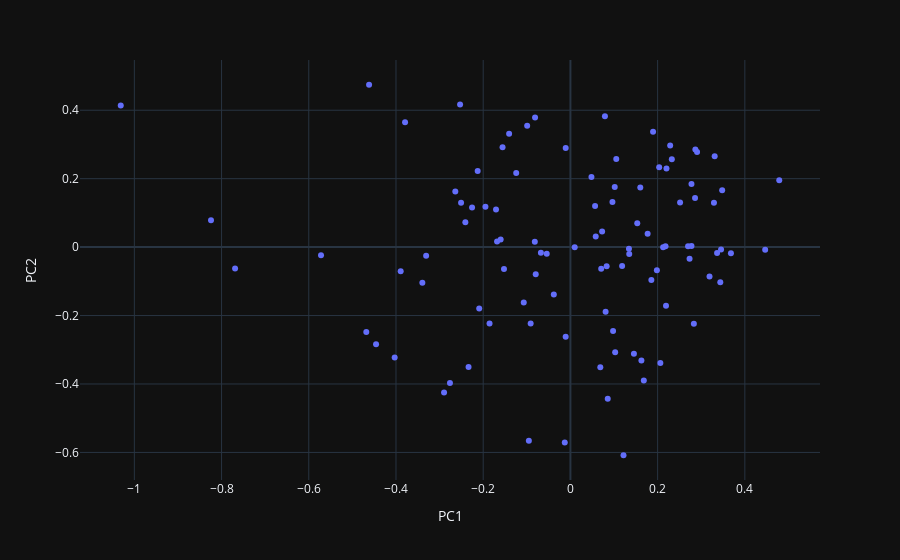

This figure's notebook cell:
### Code cell
fig = px.scatter(pca_df, x='PC1', y='PC2')

fig.update_traces(
    text=names,
    hovertemplate='%{text}',
    mode='markers'
)

fig.show()

### Figure 1 — Plotly figure (JSON) as saved in the notebook; plotly's stock layout.template omitted (floating-point values rounded to 4 significant figures)
{"data": [{"hovertemplate": "%{text}", "legendgroup": "", "marker": {"color": "#636efa", "symbol": "circle"}, "mode": "markers", "name": "", "orientation": "v", "showlegend": false, "x": [-0.403, 0.3292, -0.4617, -0.1706, 0.07061, -0.1682, 0.2776, 0.3363, -0.03804, -0.2762, 0.319, 0.04828, 0.4467, 0.08559, -0.05428, 0.2905, 0.1983, 0.1683, 0.2063, 0.1533, 0.2858, 0.3681, -0.09531, -0.16, -0.4457, 0.2192, 0.05658, 0.1628, -0.2092, 0.2732, 0.08308, 0.1342, -0.2897, -0.07954, 0.2181, -0.3309, 0.05803, 0.009845, -0.3892, 0.2326, -0.4681, -0.3792, -0.769, 0.09643, -0.01079, -0.572, -0.06769, -0.08108, 0.2865, -0.253, -0.1949, 0.1602, 0.3455, 0.07272, 0.4789, 0.1052, 0.3308, 0.2777, 0.348, -0.1854, -0.107, -0.01087, -0.2639, 0.2515, -0.8242, -0.09916, -0.2127, 0.3437, -1.031, 0.2127, -0.1406, 0.2698, 0.2288, -0.01292, 0.2203, -0.2409, 0.1771, -0.08165, 0.07916, 0.1896, 0.08074, 0.1349, 0.1186, 0.1217, -0.2336, -0.2255, -0.1523, -0.2507, 0.2036, -0.3395, 0.1026, -0.1243, 0.1016, 0.06856, 0.1856, 0.1456, -0.1557, 0.09786, 0.2831, -0.09117], "xaxis": "x", "y": [-0.3226, 0.1294, 0.4745, 0.1099, -0.06327, 0.01624, 0.1848, -0.01755, -0.1385, -0.3974, -0.08565, 0.2048, -0.007929, -0.4433, -0.01915, 0.278, -0.06747, -0.3896, -0.3389, 0.06999, 0.1437, -0.01801, -0.5662, 0.02244, -0.2841, -0.1717, 0.1201, -0.3316, -0.1798, -0.03435, -0.05621, -0.00497, -0.425, -0.0795, 0.00289, -0.02549, 0.03083, -0.0005789, -0.07073, 0.2567, -0.2481, 0.3649, -0.06273, 0.1315, 0.2898, -0.02366, -0.01638, 0.3788, 0.2856, 0.4166, 0.1179, 0.1742, -0.006642, 0.04533, 0.1954, 0.2572, 0.2652, 0.0032, 0.1661, -0.2229, -0.1621, -0.2621, 0.1626, 0.1303, 0.0788, 0.3545, 0.2226, -0.1025, 0.4137, -0.0005051, 0.3313, 0.002205, 0.2969, -0.571, 0.2295, 0.07236, 0.03889, 0.01538, 0.3827, 0.3371, -0.1886, -0.02046, -0.05523, -0.6083, -0.3505, 0.1156, -0.06403, 0.1295, 0.2335, -0.1038, -0.307, 0.2164, 0.1758, -0.3509, -0.09637, -0.3119, 0.2916, -0.2451, -0.2239, -0.2232], "yaxis": "y", "type": "scatter", "text": ["Purple Rain - Prince", "Thriller - Michael Jackson", "Africa - TOTO", "Everybody Wants To Rule The World - Tears For Fears", "Master Of Puppets - Metallica", "Under Pressure - Remastered 2011 - Queen", "Take on Me - a-ha", "Livin' On A Prayer - Bon Jovi", "Don't Stop Believin' - Journey", "With Or Without You - U2", "Smells Like Teen Spirit - Nirvana", "No Diggity - Blackstreet", "Bye Bye Bye - *NSYNC", "Thunderstruck - AC/DC", "I Want It That Way - Backstreet Boys", "The Sign - Ace of Base", "Torn - Natalie Imbruglia", "Wonderwall - Oasis", "Bitter Sweet Symphony - The Verve", "Say My Name - Destiny's Child", "Poker Face - Lady Gaga", "I Bet You Look Good On The Dancefloor - Arctic Monkeys", "Use Somebody - Kings of Leon", "Fallin' - Alicia Keys", "Beautiful - Christina Aguilera", "99 Problems - JAY-Z", "Crazy - Gnarls Barkley", "Paper Planes - M.I.A.", "Seven Nation Army - The White Stripes", "Rehab - Amy Winehouse", "Rolling in the Deep - Adele", "Alright - Kendrick Lamar", "Runaway - Kanye West", "thank u, next - Ariana Grande", "I Like It - Cardi B", "Royals - Lorde", "Hotline Bling - Drake", "Old Town Road - Lil Nas X", "Shallow - Lady Gaga", "Get Lucky (Radio Edit) [feat. Pharrell Williams and Nile Rodgers] - Daft Punk", "Bohemian Rhapsody - Queen", "Stayin' Alive - Bee Gees", "Stairway to Heaven - Remaster - Led Zeppelin", "Dancing Queen - ABBA", "Dreams - 2004 Remaster - Fleetwood Mac", "Time - 2011 Remastered Version - Pink Floyd", "Hotel California - 2013 Remaster - Eagles", "Superstition - Stevie Wonder", "September - Earth, Wind & Fire", "Jolene - Dolly Parton", "99 Luftballons - Nena", "Rock Me Amadeus - Falco", "Radio - Rammstein", "Hurra die Welt geht unter - K.I.Z", "Ding - Seeed", "Gasolina - Daddy Yankee", "Chantaje (feat. Maluma) - Shakira", "Con Calma - Daddy Yankee", "Danza Kuduro - Don Omar", "Ahora Quien - Marc Anthony", "Tourner Dans Le Vide - Indila", "Papaoutai - Stromae", "Toi jamais - Jeane Manson", "Voyage voyage - Desireless", "Ne me quitte pas - Jacques Brel", "Felicità - Al Bano And Romina Power", "L'italiano - Toto Cutugno", "ZITTI E BUONI - Måneskin", "Nel Blu Dipinto Di Blu - Domenico Modugno", "Ciao Ciao - La rappresentante di lista", "The Message - Grandmaster Flash", "Nuthin' But A \"G\" Thang - Dr. Dre", "Fuck Tha Police - N.W.A.", "Lose Yourself - Eminem", "In Da Club - 50 Cent", "Tainted Love - Soft Cell", "Hungry Like the Wolf - 2009 Remaster - Duran Duran", "I Ran (So Far Away) - A Flock Of Seagulls", "Just Can't Get Enough - Depeche Mode", "Don't You Want Me - The Human League", "Crazy Train - Ozzy Osbourne", "Immigrant Song - Remaster - Led Zeppelin", "Enter Sandman - Metallica", "Ace of Spades - Motörhead", "Holy Diver - Dio", "Redbone - Childish Gambino", "Cater 2 U - Destiny's Child", "Special Affair - The Internet", "Formation - Beyoncé", "Needed Me - Rihanna", "Lean On (feat. MØ & DJ Snake) - Major Lazer", "Closer - The Chainsmokers", "Rockabye (feat. Sean Paul & Anne-Marie) - Clean Bandit", "Titanium (feat. Sia) - David Guetta", "Wake Me Up - Avicii", "Boulevard of Broken Dreams - Green Day", "Somebody That I Used To Know - Gotye", "In the End - Linkin Park", "Sunday Bloody Sunday - U2", "Viva La Vida - Coldplay"]}], "layout": {"xaxis": {"anchor": "y", "domain": [0.0, 1.0], "title": {"text": "PC1"}}, "yaxis": {"anchor": "x", "domain": [0.0, 1.0], "title": {"text": "PC2"}}, "legend": {"tracegroupgap": 0}, "margin": {"t": 60}}}
